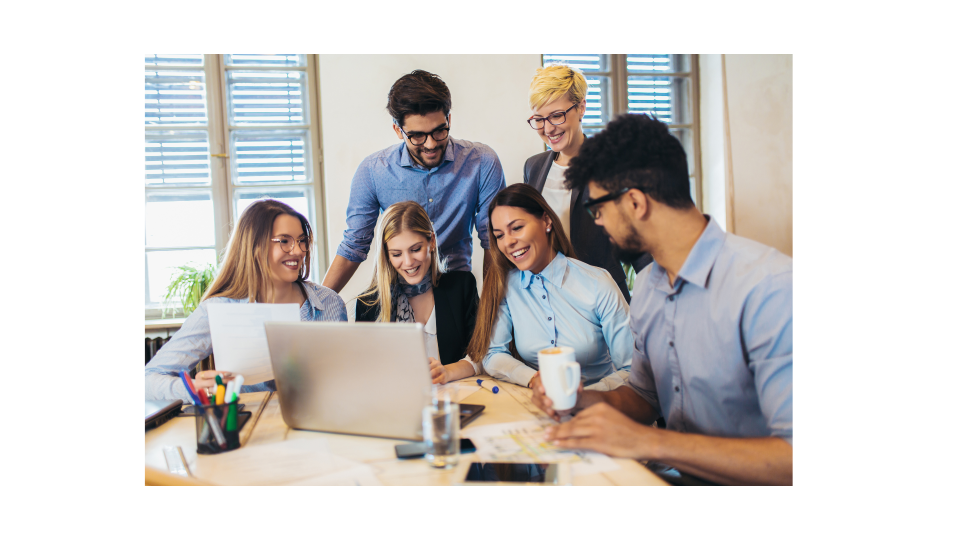
#> input picture image1_395d919384.png, 1920 x 1080 px, found by its file name (shown at 1/2 size)
$ jupyter execute image_manipulation_using_opencv.ipynb   (shell and % lines are left out)
#> lines starting #> are read from the running program, lines starting #| are printed output that depends on the picture; after the words box and inside, x2 and y2 are one past the last pixel; in counts of white or black regions, pixels touching at a corner belong together
<a href="https://colab.research.google.com/github/izzanurafifah/image-manipulation-using-opencv/blob/main/image_manipulation_using_opencv.ipynb" target="_parent"></a>

[cell 1]
# Install OpenCV using pip

[cell 2]
# Confirm if the installation is successful by printing the version number of the installed OpenCV library
import cv2
print(cv2.__version__)

[cell 3]
from google.colab.patches import cv2_imshow

# Loading image from a file
image = cv2.imread('/content/image1_395d919384.png')
#> image is the input picture: shape (1080, 1920, 3); mean B, G, R 200.7, 203.1, 206.8

# Displaying an image in a window
cv2_imshow(image)

# Grayscale Conversion

[cell 4]
# Converting an image to grayscale form
gray_image = cv2.cvtColor(image, cv2.COLOR_BGR2GRAY)
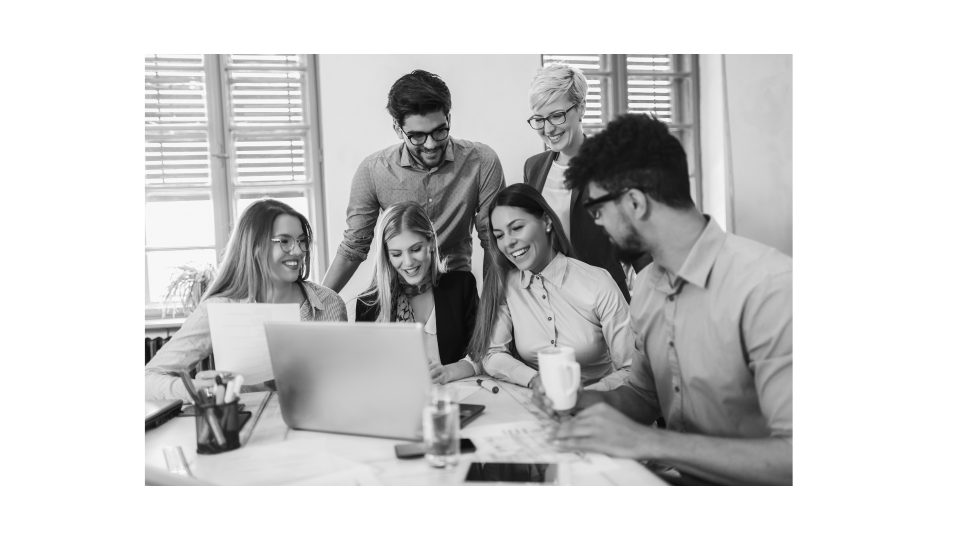
#> gray_image: shape (1080, 1920) (shown at 1/2 size); min 8, max 255, mean 203.9

# Displaying the grayscale image
cv2_imshow(gray_image)

# Edge Detection

[cell 5]
# Applying Canny edge detection (a simple edge detection method)
edges = cv2.Canny(gray_image, 50, 150)
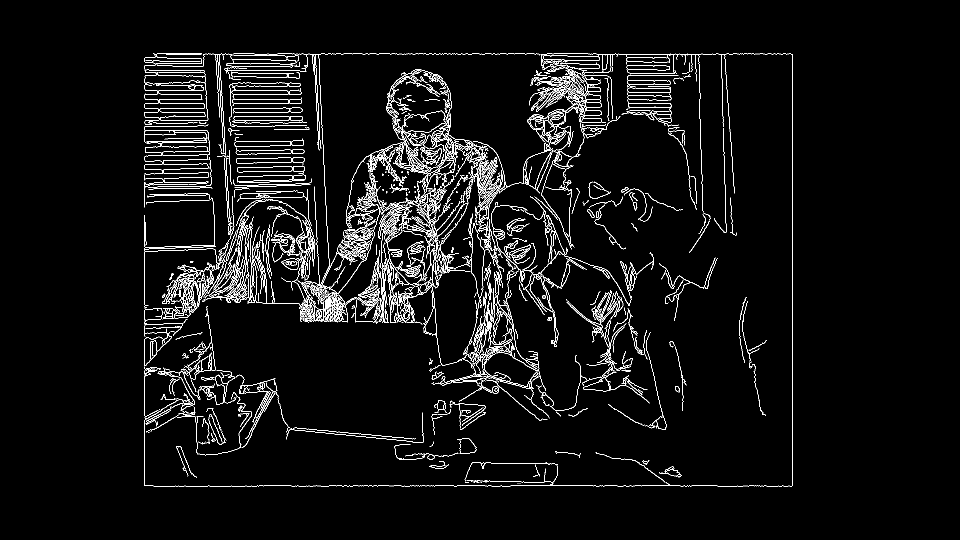
#> edges: shape (1080, 1920) (shown at 1/2 size); 4.1% white in thin lines or dots, all inside (x1, y1, x2, y2) = (289, 107, 1586, 973)

# Displaying the edge-detected image
cv2_imshow(edges)

# Resizing and Rotating Images

[cell 6]
width = 600
height = 400

# Resizing the image
resized_image = cv2.resize(image, (width, height))
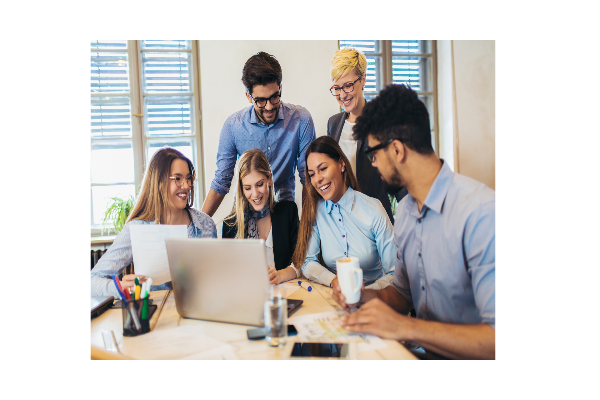
#> resized_image: shape (400, 600, 3); mean B, G, R 200.6, 203.1, 206.8

# Rotating the image by 45 degrees
rotation_matrix = cv2.getRotationMatrix2D((width / 2, height / 2), 45, 1)
rotated_image = cv2.warpAffine(resized_image, rotation_matrix, (width, height))
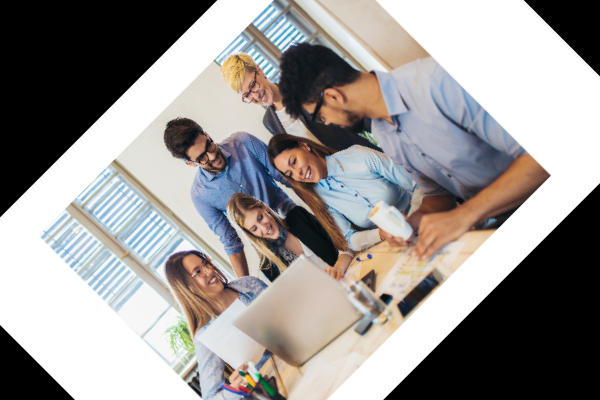
#> rotated_image: shape (400, 600, 3); mean B, G, R 146.5, 148.6, 152.1

# Displaying the resized and rotated images
cv2_imshow(resized_image)
cv2_imshow(rotated_image)
